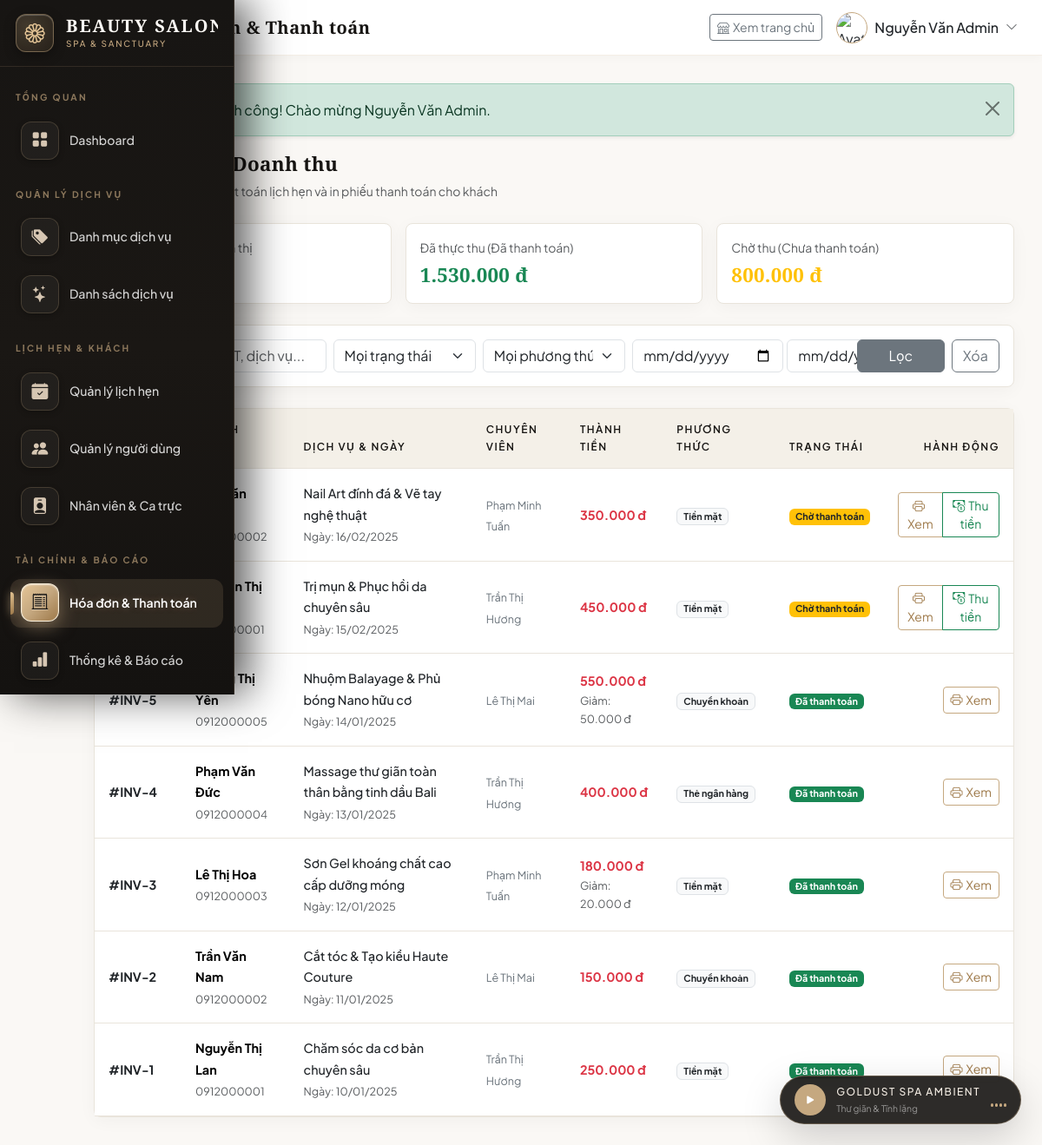
The app's page /admin/invoices.php (signed in) with its own data.
### tables this page shows
CREATE TABLE invoices (
    id INT AUTO_INCREMENT PRIMARY KEY,
    appointment_id INT NOT NULL,
    customer_id INT NOT NULL,
    total_amount DECIMAL(12,2) NOT NULL DEFAULT 0,
    discount DECIMAL(12,2) NOT NULL DEFAULT 0,
    final_amount DECIMAL(12,2) NOT NULL DEFAULT 0,
    payment_method ENUM('cash', 'card', 'transfer') NOT NULL DEFAULT 'cash',
    payment_status ENUM('pending', 'paid', 'refunded') NOT NULL DEFAULT 'pending',
    notes TEXT,
    created_at TIMESTAMP DEFAULT CURRENT_TIMESTAMP,
    paid_at TIMESTAMP NULL,
    FOREIGN KEY (appointment_id) REFERENCES appointments(id) ON DELETE CASCADE ON UPDATE CASCADE,
    FOREIGN KEY (customer_id) REFERENCES users(id) ON DELETE CASCADE ON UPDATE CASCADE
);

CREATE TABLE users (
    id INT AUTO_INCREMENT PRIMARY KEY,
    username VARCHAR(50) NOT NULL UNIQUE,
    password VARCHAR(255) NOT NULL,
    full_name VARCHAR(100) NOT NULL,
    email VARCHAR(100),
    phone VARCHAR(20),
    role ENUM('admin', 'staff', 'customer') NOT NULL DEFAULT 'customer',
    status ENUM('active', 'locked') NOT NULL DEFAULT 'active',
    avatar VARCHAR(255) DEFAULT NULL,
    created_at TIMESTAMP DEFAULT CURRENT_TIMESTAMP,
    updated_at TIMESTAMP DEFAULT CURRENT_TIMESTAMP ON UPDATE CURRENT_TIMESTAMP
);

CREATE TABLE services (
    id INT AUTO_INCREMENT PRIMARY KEY,
    category_id INT NOT NULL,
    name VARCHAR(100) NOT NULL,
    description TEXT,
    price DECIMAL(12,2) NOT NULL DEFAULT 0,
    duration INT NOT NULL DEFAULT 30 COMMENT 'Thời gian thực hiện (phút)',
    image VARCHAR(255),
    status ENUM('active', 'inactive') NOT NULL DEFAULT 'active',
    created_at TIMESTAMP DEFAULT CURRENT_TIMESTAMP,
    FOREIGN KEY (category_id) REFERENCES categories(id) ON DELETE CASCADE ON UPDATE CASCADE
);

CREATE TABLE appointments (
    id INT AUTO_INCREMENT PRIMARY KEY,
    customer_id INT NOT NULL,
    staff_id INT NOT NULL,
    service_id INT NOT NULL,
    appointment_date DATE NOT NULL,
    start_time TIME NOT NULL,
    end_time TIME NOT NULL,
    status ENUM('pending', 'confirmed', 'completed', 'cancelled') NOT NULL DEFAULT 'pending',
    notes TEXT,
    created_at TIMESTAMP DEFAULT CURRENT_TIMESTAMP,
    updated_at TIMESTAMP DEFAULT CURRENT_TIMESTAMP ON UPDATE CURRENT_TIMESTAMP,
    FOREIGN KEY (customer_id) REFERENCES users(id) ON DELETE CASCADE ON UPDATE CASCADE,
    FOREIGN KEY (staff_id) REFERENCES users(id) ON DELETE CASCADE ON UPDATE CASCADE,
    FOREIGN KEY (service_id) REFERENCES services(id) ON DELETE CASCADE ON UPDATE CASCADE
);

### config/config.php (called while the page is built, shortened)
<?php
function formatCurrency($amount) {
    return number_format($amount, 0, ',', '.') . ' đ';
}
function formatDate($date) {
    return date('d/m/Y', strtotime($date));
}
function getPaymentStatusLabel($status) {
    return match($status) {
        'pending'  => ['label' => 'Chờ thanh toán', 'class' => 'bg-warning text-dark'],
        'paid'     => ['label' => 'Đã thanh toán', 'class' => 'bg-success'],
        'refunded' => ['label' => 'Đã hoàn tiền', 'class' => 'bg-info'],
        default    => ['label' => $status, 'class' => 'bg-secondary']
    };
}
function getPaymentMethodLabel($method) {
    return match($method) {
        'cash'     => 'Tiền mặt',
        'card'     => 'Thẻ ngân hàng',
        'transfer' => 'Chuyển khoản',
        default    => $method
    };
}

### admin/invoices.php (the view, shortened to what this page needs)
<?php
require_once __DIR__ . '/../config/config.php';
$db = getDB();
$statusFilter = $_GET['status'] ?? 'all';
$methodFilter = $_GET['method'] ?? 'all';
$search       = trim($_GET['search'] ?? '');
$fromDate     = $_GET['from_date'] ?? '';
$sql = "
    SELECT i.*,
           u.full_name AS customer_name, u.phone AS customer_phone,
           s.name AS service_name,
           a.appointment_date,
           st.full_name AS staff_name
    FROM invoices i
    JOIN users u ON i.customer_id = u.id
    JOIN appointments a ON i.appointment_id = a.id
    JOIN services s ON a.service_id = s.id
    JOIN users st ON a.staff_id = st.id
    WHERE 1=1
";
$params = [];
$sql .= " ORDER BY i.id DESC";
$stmt = $db->prepare($sql);
$stmt->execute($params);
$invoices = $stmt->fetchAll();
$totalAmountSum = 0;
$paidAmountSum = 0;
$pendingAmountSum = 0;
foreach ($invoices as $inv) {
    $totalAmountSum += $inv['final_amount'];
    if ($inv['payment_status'] === 'paid') {
        $paidAmountSum += $inv['final_amount'];
    } elseif ($inv['payment_status'] === 'pending') {
        $pendingAmountSum += $inv['final_amount'];
    }
}
include __DIR__ . '/../includes/header.php';
?>
<div class="d-flex justify-content-between align-items-center mb-4">
    <div>
        <h4 class="fw-bold mb-1"><i class="bi bi-receipt me-2 text-primary"></i>Hóa đơn & Doanh thu</h4>
        <p class="text-muted small mb-0">Theo dõi dòng tiền, quyết toán lịch hẹn và in phiếu thanh toán cho khách</p>
    </div>
</div>
<div class="row g-3 mb-4">
    <div class="col-md-4">
        <div class="card stat-card h-100">
            <div class="card-body">
                <p class="text-muted small mb-1">Tổng tiền hóa đơn hiển thị</p>
                <h4 class="fw-bold mb-0 text-dark"><?= formatCurrency($totalAmountSum) ?></h4>
            </div>
        </div>
    </div>
    <div class="col-md-4">
        <div class="card stat-card h-100">
            <div class="card-body">
                <p class="text-muted small mb-1">Đã thực thu (Đã thanh toán)</p>
                <h4 class="fw-bold mb-0 text-success"><?= formatCurrency($paidAmountSum) ?></h4>
            </div>
        </div>
    </div>
    <div class="col-md-4">
        <div class="card stat-card h-100">
            <div class="card-body">
                <p class="text-muted small mb-1">Chờ thu (Chưa thanh toán)</p>
                <h4 class="fw-bold mb-0 text-warning"><?= formatCurrency($pendingAmountSum) ?></h4>
            </div>
        </div>
    </div>
</div>
<div class="card table-card mb-4">
    <div class="card-body p-3">
        <form action="" method="GET" class="row g-2 align-items-center">
            <div class="col-md-3">
                <input type="text" name="search" class="form-control" placeholder="Tìm tên khách, SĐT, dịch vụ..." value="<?= htmlspecialchars($search) ?>">
            </div>
            <div class="col-md-2">
                <select name="status" class="form-select">
                    <option value="all" <?= $statusFilter === 'all' ? 'selected' : '' ?>>Mọi trạng thái</option>
                </select>
            </div>
            <div class="col-md-2">
                <select name="method" class="form-select">
                    <option value="all" <?= $methodFilter === 'all' ? 'selected' : '' ?>>Mọi phương thức</option>
                </select>
            </div>
            <div class="col-md-3 d-flex gap-1">
                <input type="date" name="from_date" class="form-control" value="<?= htmlspecialchars($fromDate) ?>">
            </div>
            <div class="col-md-2 d-flex gap-2">
                <button type="submit" class="btn btn-secondary w-100">Lọc</button>
                <a href="<?= BASE_URL ?>admin/invoices.php" class="btn btn-outline-secondary">Xóa</a>
            </div>
        </form>
    </div>
</div>
<div class="card table-card">
    <div class="table-responsive">
        <table class="table table-hover align-middle mb-0">
            <thead class="table-light">
                <tr>
                    <th class="ps-3" style="width: 100px;">Hóa đơn</th>
                    <th>Khách hàng</th>
                    <th>Dịch vụ & Ngày</th>
                    <th>Chuyên viên</th>
                    <th>Thành tiền</th>
                    <th>Phương thức</th>
                    <th>Trạng thái</th>
                    <th class="text-end pe-3">Hành động</th>
                </tr>
            </thead>
            <tbody>
                <?php if (empty($invoices)): ?>
                    <tr>
                        <td colspan="8" class="text-center py-4 text-muted">Không tìm thấy hóa đơn nào theo tiêu chí.</td>
                    </tr>
                <?php else: ?>
                    <?php foreach ($invoices as $inv):
                        $statusMeta = getPaymentStatusLabel($inv['payment_status']);
                    ?>
                    <tr>
                        <td class="ps-3 fw-bold text-dark">#INV-<?= $inv['id'] ?></td>
                        <td>
                            <div class="fw-bold"><?= htmlspecialchars($inv['customer_name']) ?></div>
                            <small class="text-muted"><?= htmlspecialchars($inv['customer_phone'] ?? 'N/A') ?></small>
                        </td>
                        <td>
                            <div class="fw-medium text-dark"><?= htmlspecialchars($inv['service_name']) ?></div>
                            <small class="text-muted">Ngày: <?= formatDate($inv['appointment_date']) ?></small>
                        </td>
                        <td>
                            <span class="small text-secondary"><?= htmlspecialchars($inv['staff_name']) ?></span>
                        </td>
                        <td>
                            <span class="fw-bold text-danger"><?= formatCurrency($inv['final_amount']) ?></span>
                            <?php if ($inv['discount'] > 0): ?>
                                <small class="text-muted d-block">Giảm: <?= formatCurrency($inv['discount']) ?></small>
                            <?php endif; ?>
                        </td>
                        <td>
                            <span class="badge bg-light text-dark border">
                                <?= getPaymentMethodLabel($inv['payment_method']) ?>
                            </span>
                        </td>
                        <td>
                            <span class="badge <?= $statusMeta['class'] ?>"><?= $statusMeta['label'] ?></span>
                        </td>
                        <td class="text-end pe-3">
                            <div class="btn-group btn-group-sm">
                                <a href="<?= BASE_URL ?>admin/invoice_detail.php?id=<?= $inv['id'] ?>" class="btn btn-outline-primary" title="Xem chi tiết & In">
                                    <i class="bi bi-printer me-1"></i>Xem
                                </a>
                                <?php if ($inv['payment_status'] === 'pending'): ?>
                                    <button type="button" class="btn btn-outline-success"
                                            onclick="openPayModal(<?= $inv['id'] ?>, '<?= formatCurrency($inv['final_amount']) ?>', '<?= htmlspecialchars($inv['customer_name']) ?>')" title="Thu tiền">
                                        <i class="bi bi-cash-coin me-1"></i>Thu tiền
                                    </button>
                                <?php endif; ?>
                            </div>
                        </td>
                    </tr>
                    <?php endforeach; ?>
                <?php endif; ?>
            </tbody>
        </table>
    </div>
</div>
<?php include __DIR__ . '/../includes/footer.php'; ?>

### assets/css/style.css (style rules this page uses)
:root { --gold: #c5a880; --gold-light: #e5d5c0; --gold-dark: #9e7949; --gold-hover: #b38f5e; --canvas: #faf8f5; --surface: #ffffff; --surface-alt: #f4f0e8; --dark: #1c1a17; --dark-surface: #24211d; --dark-muted: #3a3530; --text-main: #2b2723; --text-muted: #78716a; --border-color: rgba(197, 168, 128, 0.3); --border-light: #e9e4db; --success: #2e7d32; --danger: #b71c1c; --warning: #c5a880; --info: #37474f; --font-serif: 'Cormorant Garamond', Georgia, serif; --font-sans: 'Plus Jakarta Sans', -apple-system, BlinkMacSystemFont, sans-serif; --radius-sm: 4px; --radius-md: 8px; --radius-lg: 16px; --radius-full: 9999px; --shadow-subtle: 0 4px 20px rgba(28, 26, 23, 0.04); --shadow-medium: 0 10px 30px rgba(28, 26, 23, 0.08); --shadow-hover: 0 16px 40px rgba(197, 168, 128, 0.15); }
* { margin: 0; padding: 0; box-sizing: border-box; }
html, body { overflow-x: hidden; width: 100%; max-width: 100vw; }
body { font-family: var(--font-sans); background-color: var(--canvas); color: var(--text-main); line-height: 1.7; font-weight: 400; -webkit-font-smoothing: antialiased; }
h1, h2, h3, h4, .font-serif { font-family: var(--font-serif); color: var(--dark); font-weight: 600; letter-spacing: 0.5px; }
h4 { font-size: 1.4rem; line-height: 1.4; }
p { color: var(--text-muted); }
a { color: var(--gold-dark); text-decoration: none; transition: all 0.25s ease; }
.stat-card { background: #ffffff; border: 1px solid var(--border-light) !important; box-shadow: var(--shadow-subtle) !important; }
.table-card { background: #ffffff; border: 1px solid var(--border-light) !important; box-shadow: var(--shadow-subtle) !important; }
.table thead th { background-color: var(--surface-alt) !important; color: var(--dark) !important; font-family: var(--font-sans); font-size: 0.75rem; text-transform: uppercase; letter-spacing: 1.5px; font-weight: 600; border-bottom: 1px solid var(--border-light); padding: 14px 16px; }
.table tbody td { padding: 16px; border-bottom: 1px solid var(--border-light); font-size: 0.9rem; }

### includes/header.php (style rules this page uses)
:root { --sidebar-collapsed-width: 76px; --sidebar-expanded-width: 270px; --gold: #c5a880; --gold-light: #f4ede4; --gold-dark: #9e7949; --dark: #171513; --dark-elevated: #221f1b; --canvas: #faf8f5; }
body { font-family: 'Plus Jakarta Sans', -apple-system, BlinkMacSystemFont, sans-serif; background-color: var(--canvas); color: #2b2723; }
h1, h2, h3, h4, h5, .font-serif { font-family: 'Cormorant Garamond', Georgia, serif; letter-spacing: 0.3px; }
.stat-card { background: #fff; border: 1px solid rgba(197, 168, 128, 0.25); border-radius: 8px; box-shadow: 0 4px 15px rgba(28,26,23,0.04); transition: transform 0.2s, box-shadow 0.2s; }
.table-card { background: #fff; border: 1px solid rgba(197, 168, 128, 0.2); border-radius: 8px; box-shadow: 0 4px 15px rgba(28,26,23,0.04); }
.btn-outline-primary { color: var(--gold-dark) !important; border-color: var(--gold) !important; }

### records on screen
invoices: id "7", customer.full_name "Trần Văn Nam", customer.phone "0912000002", services.name "Nail Art đính đá & Vẽ tay nghệ thuật", appointment.appointment_date "16/02/2025", users.full_name "Phạm Minh Tuấn", final_amount "350.000 đ", payment_method "Tiền mặt", payment_status "Chờ thanh toán"
invoices: id "6", customer.full_name "Nguyễn Thị Lan", customer.phone "0912000001", services.name "Trị mụn & Phục hồi da chuyên sâu", appointment.appointment_date "15/02/2025", users.full_name "Trần Thị Hương", final_amount "450.000 đ", payment_method "Tiền mặt", payment_status "Chờ thanh toán"
invoices: id "5", customer.full_name "Hoàng Thị Yến", customer.phone "0912000005", services.name "Nhuộm Balayage & Phủ bóng Nano hữu cơ", appointment.appointment_date "14/01/2025", users.full_name "Lê Thị Mai", final_amount "550.000 đ", discount "50.000 đ", payment_method "Chuyển khoản", payment_status "Đã thanh toán"
invoices: id "4", customer.full_name "Phạm Văn Đức", customer.phone "0912000004", services.name "Massage thư giãn toàn thân bằng tinh dầu Bali", appointment.appointment_date "13/01/2025", users.full_name "Trần Thị Hương", final_amount "400.000 đ", payment_method "Thẻ ngân hàng", payment_status "Đã thanh toán"
invoices: id "3", customer.full_name "Lê Thị Hoa", customer.phone "0912000003", services.name "Sơn Gel khoáng chất cao cấp dưỡng móng", appointment.appointment_date "12/01/2025", users.full_name "Phạm Minh Tuấn", final_amount "180.000 đ", discount "20.000 đ", payment_method "Tiền mặt", payment_status "Đã thanh toán"
invoices: id "2", customer.full_name "Trần Văn Nam", customer.phone "0912000002", services.name "Cắt tóc & Tạo kiểu Haute Couture", appointment.appointment_date "11/01/2025", users.full_name "Lê Thị Mai", final_amount "150.000 đ", payment_method "Chuyển khoản", payment_status "Đã thanh toán"
invoices: id "1", customer.full_name "Nguyễn Thị Lan", customer.phone "0912000001", services.name "Chăm sóc da cơ bản chuyên sâu", appointment.appointment_date "10/01/2025", users.full_name "Trần Thị Hương", final_amount "250.000 đ", payment_method "Tiền mặt", payment_status "Đã thanh toán"

### other values on screen
$pageTitle "Quản lý hóa đơn & Thanh toán"
$currentUser['full_name'] "Nguyễn Văn Admin"
$flash['message'] "Đăng nhập thành công! Chào mừng Nguyễn Văn Admin."
formatCurrency($totalAmountSum) "2.330.000 đ"
formatCurrency($paidAmountSum) "1.530.000 đ"
formatCurrency($pendingAmountSum) "800.000 đ"
